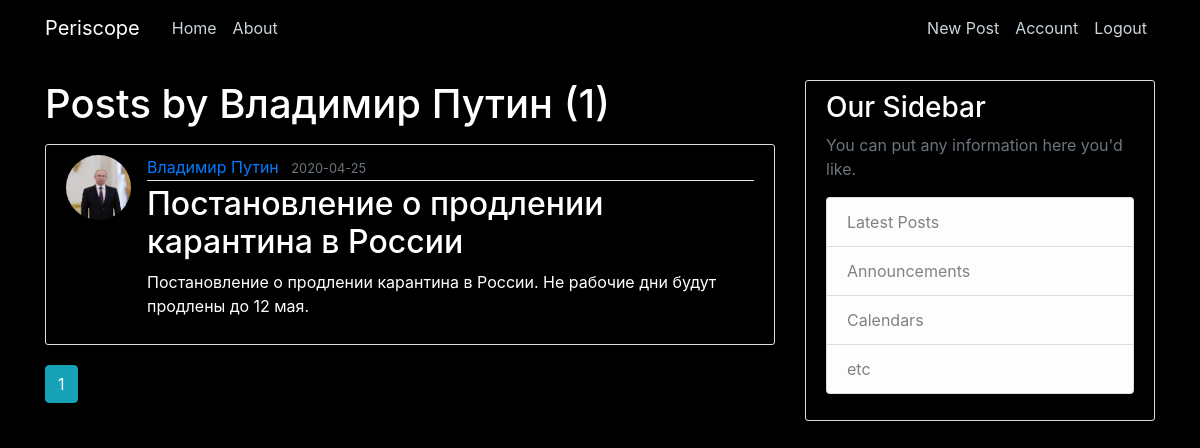
Screenshot of /user/Владимир Путин (signed in) with the database file from the repository.
### flaskblog/models.py (models this page shows, shortened)
class UserModel(db.Model, UserMixin):
    __tablename__ = 'users'
    id = db.Column(db.Integer, primary_key=True)
    username = db.Column(db.String(20), unique=True, nullable=False)
    email = db.Column(db.String(120), unique=True, nullable=False)
    image_file = db.Column(db.String(20), default='default.jpg')
    password = db.Column(db.String(60), nullable=False)
    posts = db.relationship('PostModel', backref='author', lazy=True)

class PostModel(db.Model):
    __tablename__ = 'posts'
    id = db.Column(db.Integer, primary_key=True)
    title = db.Column(db.String(100), nullable=False)
    date_posted = db.Column(db.DateTime, nullable=False, default=datetime.utcnow())
    content = db.Column(db.Text, nullable=False)
    user_id = db.Column(db.Integer, db.ForeignKey('users.id'), nullable=False
                        )

### flaskblog/users/routes.py (the view)
@users.route('/user/<string:username>')
def user_post(username):
    page = request.args.get('page', 1, type=int)
    user = UserModel.query.filter_by(username=username).first_or_404()
    posts = PostModel.query.filter_by(author=user)\
        .order_by(PostModel.date_posted.desc())\
        .paginate(per_page=5, page=page)
    return render_template('user_post.html', posts=posts, user=user)

### flaskblog/models.py (called while the page is built)
@login_manager.user_loader
def load_user(user_id):
    return UserModel.query.get(int(user_id))

### flaskblog/templates/user_post.html
{% extends "layout.html" %}
{% block content %}
    <h1 class="mb-3">Posts by {{ user.username }} ({{ posts.total }})</h1>
    {% for post in posts.items %}
        <article class="media content-section">
            <img class="rounded-circle article-img" src="{{ url_for('static', filename='profile_pics/' + post.author.image_file) }}">
            <div class="media-body">
            <div class="article-metadata">
                <a class="mr-2" href="{{ url_for('users.user_post', username=post.author.username) }}">{{ post.author.username }}</a>
                <small class="text-muted">{{ post.date_posted.strftime('%Y-%m-%d') }}</small>
            </div>
            <h2><a class="article-title" href="{{ url_for('posts.post', post_id=post.id) }}">{{ post.title }}</a></h2>
            <p class="article-content">{{ post.content }}</p>
            </div>
        </article>
    {% endfor %}
    {% for page_num in posts.iter_pages(left_edge=1, right_edge=1, left_current=1, right_current=5) %}
        {% if page_num %}
            {% if posts.page == page_num %}
                    <a class="btn btn-info mb-4" href="{{ url_for('main.home', page=page_num) }}" >{{ page_num }}</a>
                {% else %}
                    <a style="color:white;  border-color: white;" class="btn btn-outline-info mb-4" href="{{ url_for('main.home', page=page_num) }}">{{ page_num }}</a>
                {% endif %}
        {% else %}
            ...
        {% endif %}
    {% endfor %}
{% endblock %}

### flaskblog/static/main.css (style rules this page uses)
body { background: black; color: white; margin-top: 5rem; }
h1, h2, h3, h4, h5, h6 { color: white; }
.content-section { background: black; padding: 10px 20px; border: 1px solid #dddddd; border-radius: 3px; margin-bottom: 20px; }
.article-title { color: white; }
.article-content { white-space: pre-line; }
.article-img { height: 65px; width: 65px; margin-right: 16px; }
.article-metadata { padding-bottom: 1px; margin-bottom: 4px; border-bottom: 1px solid #e3e3e3 }

### rows the page displays
UserModel: username "Владимир Путин"
PostModel: image_file (picture), author.username "Владимир Путин", date_posted "2020-04-25", title "Постановление о продлении карантина в России", content "Постановление о продлении карантина в России. Не рабочие дни будут продлены до 12 мая."

### other values shown
{{ posts.total }} "1"
{{ page_num }} "1"
